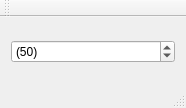
<?xml version="1.0" encoding="UTF-8"?>
<ui version="4.0">
 <class>MainWindow</class>
 <widget class="QMainWindow" name="MainWindow">
  <property name="geometry">
   <rect>
    <x>0</x>
    <y>0</y>
    <width>186</width>
    <height>108</height>
   </rect>
  </property>
  <property name="windowTitle">
   <string>MainWindow</string>
  </property>
  <widget class="QWidget" name="centralWidget">
   <layout class="QGridLayout" name="gridLayout">
    <item row="0" column="0">
     <widget class="QSpinBox" name="spb">
      <property name="suffix">
       <string>)</string>
      </property>
      <property name="prefix">
       <string>(</string>
      </property>
      <property name="maximum">
       <number>100</number>
      </property>
      <property name="value">
       <number>50</number>
      </property>
     </widget>
    </item>
   </layout>
  </widget>
  <widget class="QMenuBar" name="menuBar">
   <property name="geometry">
    <rect>
     <x>0</x>
     <y>0</y>
     <width>186</width>
     <height>21</height>
    </rect>
   </property>
  </widget>
  <widget class="QToolBar" name="mainToolBar">
   <attribute name="toolBarArea">
    <enum>TopToolBarArea</enum>
   </attribute>
   <attribute name="toolBarBreak">
    <bool>false</bool>
   </attribute>
  </widget>
  <widget class="QStatusBar" name="statusBar"/>
 </widget>
 <layoutdefault spacing="6" margin="11"/>
 <resources/>
 <connections/>
</ui>
